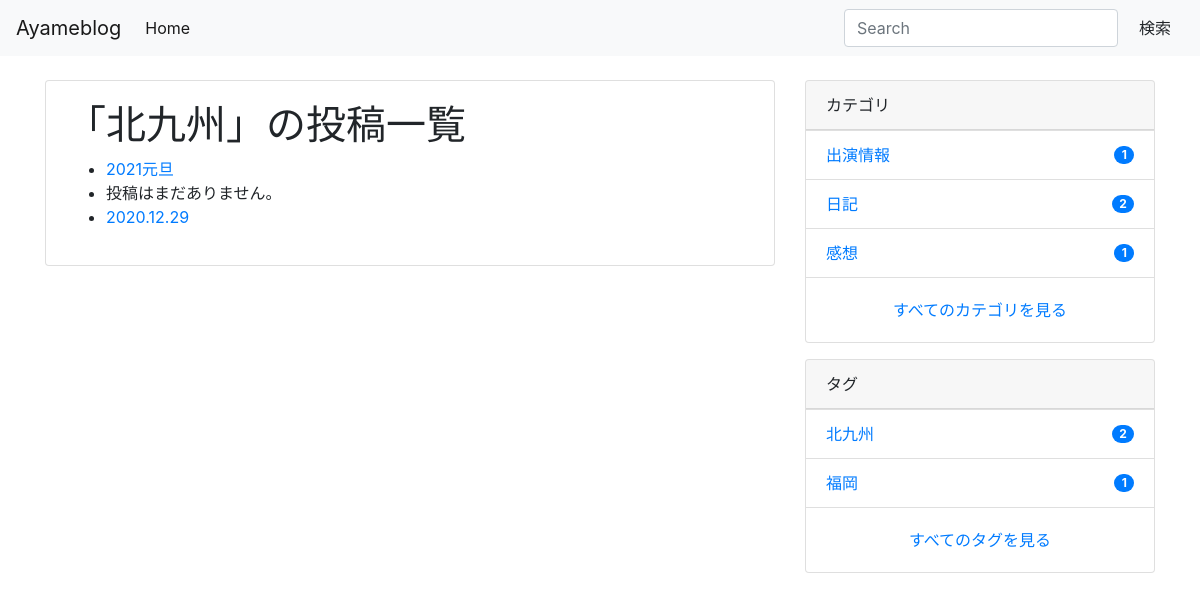
Page /tag/kitakyusyu/ on the committed database.
### blog/models.py (models this page shows, shortened)
class Tag(models.Model):
    name = models.CharField(max_length=255)
    slug = models.SlugField(unique=True)
    timestamp = models.DateTimeField(auto_now_add=True)

class Post(models.Model):
    category = models.ForeignKey(Category, on_delete=models.PROTECT)
    tags = models.ManyToManyField(Tag, blank=True)
    title = models.CharField(max_length=255)
    content = models.TextField()
    description = models.TextField(blank=True)
    created_at = models.DateTimeField(auto_now_add=True)
    updated_at = models.DateTimeField(blank=True, null=True)
    published_at = models.DateTimeField(blank=True, null=True)
    is_public = models.BooleanField(default=False)
    image = models.ImageField(upload_to='post_images/', null=True, blank=True)
    class Meta:
        ordering = ['-created_at']

class Category(models.Model):
    name = models.CharField(max_length=255)
    slug = models.SlugField(unique=True)
    timestamp = models.DateTimeField(auto_now_add=True)

### blog/views.py (the view)
# urls.py: path('tag/<str:tag_slug>/', TagPostView.as_view(), name='tag_post'),
class TagPostView(ListView):
    model = Post
    template_name = 'blog/tag_post.html'
    def get_queryset(self):
        tag_slug = self.kwargs['tag_slug']
        self.tag = get_object_or_404(Tag, slug=tag_slug)
        qs = super().get_queryset().filter(tags=self.tag)
        return qs
    def get_context_data(self, **kwargs):
        context = super().get_context_data(**kwargs)
        context['tag'] = self.tag
        return context

### ayameblog/context_processors.py (called while the page is built)
def common(request):
    context = {
        'categories': Category.objects.annotate(
            num_posts=Count('post', filter=Q(post__is_public=True))),
        'tags': Tag.objects.annotate(
            num_posts=Count('post', filter=Q(post__is_public=True))),
    }
    return context

### blog/templates/blog/tag_post.html (shortened to what this page needs)
{% extends 'base.html' %}
{% block content %}
<div class="container">
  <div class="row">
      <main class="col-md-8">
          <div class="card mb-3">
              <div class="card-body">
                  <h1>「{{ tag.name }}」の投稿一覧</h1>
                  <ul>
                    {% for post in object_list %}
                    {% if user.is_authenticated or post.is_public %}
                    <li>{% if not post.is_public %}[下書き]{% endif %}<a href="{% url 'blog:post_detail' post.id %}">{{ post.title }}</a></li>
                    {% else %}
                    <li>投稿はまだありません。</li>
                    {% endif %}
                    {% empty %}
                    <li>まだ投稿はありません。</li>
                    {% endfor %}
                  </ul>
              </div>
          </div>
      </main>
      <aside class="col-md-4">
          {% include "blog/snippets/sidebar.html" %}
      </aside>
  </div>
</div>
{% endblock %}

### blog/templates/blog/snippets/sidebar.html
<div class="card mb-3">
    <div class="card-header">
      カテゴリ
    </div>
    <ul class="list-group list-group-flush">
      {% for category in categories|dictsort:"id" %}
      <li class="list-group-item d-flex justify-content-between align-items-center">
        <a href="{% url 'blog:category_post' category.slug %}" class="card-link">{{ category.name }}</a>
        <span class="badge badge-primary badge-pill">{{ category.num_posts }}</span>
      </li>
      {% endfor %}
    </ul>
    <div class="card-body text-center">
      <a href="{% url 'blog:category_list' %}" class="card-link">すべてのカテゴリを見る</a>
    </div>
  </div>
  <div class="card">
    <div class="card-header">
      タグ
    </div>
    <ul class="list-group list-group-flush">
      {% for tag in tags|dictsortreversed:"num_posts"|slice:":5" %}
      <li class="list-group-item d-flex justify-content-between align-items-center">
        <a href="{% url 'blog:tag_post' tag.slug %}" class="card-link">{{ tag.name }}</a>
        <span class="badge badge-primary badge-pill">{{ tag.num_posts }}</span>
      </li>
      {% endfor %}
    </ul>
    <div class="card-body text-center">
      <a href="{% url 'blog:tag_list' %}" class="card-link">すべてのタグを見る</a>
    </div>
  </div>

### rows in the picture
Tag: name "北九州", num_posts "2"
Post: title "2021元旦"
Post: is_public "投稿はまだありません。"
Post: title "2020.12.29"
Category: name "出演情報", num_posts "1"
Category: name "日記", num_posts "2"
Category: name "感想", num_posts "1"
Tag: name "福岡", num_posts "1"
